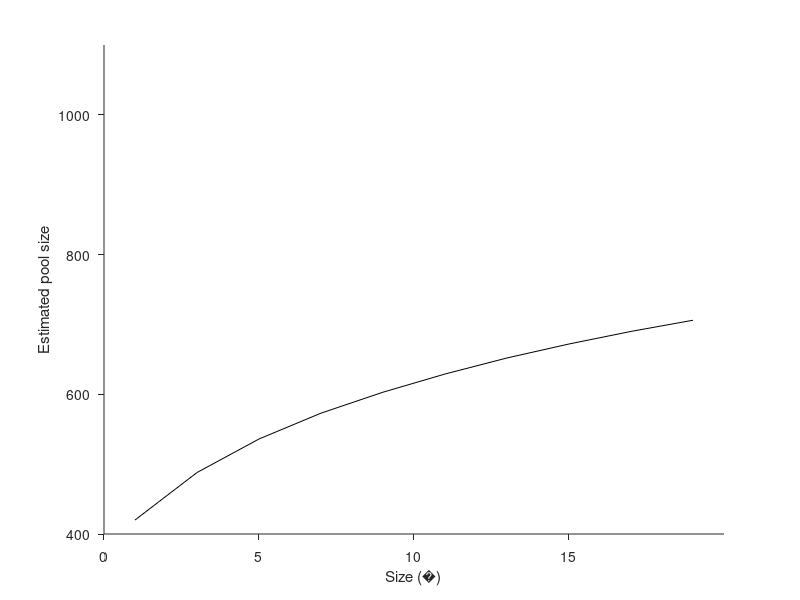

Write MATLAB code to recreate this figure. (Note: this script raises an error after producing the figure.)
%% Number of neurons as a function of stimulus size

sizes=sqrt(5)+(1:2:19); % the avg eccentricity of the stimuli is sqrt(5) deg
popSize=zeros(1,8);
errSize=zeros(1,8); % reviewer #2 asked us to calculate the error of our estimates
% fun=@(x1) (1.14*x1.^-0.76); % Albright & Desimone 87 Exp Brain Res (mm/deg)
fun=@(x1) (6*x1.^-0.9); % Erickson (mm/deg)
for i=1:length(sizes) % calculate the # of neurons for each size
%     popSize(i)=integral(fun,0.5,sizes(i))+1; % integral from 0.5 to edge, between 0 to 0.5 is roughly 1 mm (2mm/deg)
    popSize(i)=integral(fun,0.5,sizes(i))+9; % integral from 1 to edge, between 0 to 1 is roughly (9mm/deg) erickson et al. EBR
    errSize(i)=integral(fun,0.5,sizes(i)*0.16+0.51)+1; % integral of the error
end
% popSize=round(1*popSize.^2); % multiple by a constant of 10, but the constant did not affect the trend
popSize=round(20.5*popSize); % new constant
errSize=round(10*errSize); % multiple the error a constant of 10

figure % plot for the manuscript
plot(sizes-sqrt(5),popSize,'k')
set(gca,'XTick',[0 5 10 15]);
set(gca,'YTick',[400 600 800 1000]);
ylim([400 1100])
set(gca,'TickDir','out')
xlabel(['Size (' char(176) ')']); ylabel('Estimated pool size')

box off

%% Single Speed for all the trials
% nps = 12;
% npd = 24;
for trial = 1:10
Target.MotionSpeed        =   16 * ones(500,1);
Target.MotionDirection    =   0 * ones(500,1);

j = 0;
% DIRstd = nan(length([1,1.5,2,3,4]),length([0,0.09,0.18,0.27,0.36,0.45]));
% DIRm = nan(length([1,1.5,2,3,4]),length([0,0.09,0.18,0.27,0.36,0.45]));
% SPDstd = nan(length([1,1.5,2,3,4]),length([0,0.09,0.18,0.27,0.36,0.45]));
% SPDm = nan(length([1,1.5,2,3,4]),length([0,0.09,0.18,0.27,0.36,0.45]));
for rmax = [0,0.09,0.18,0.27,0.36,0.45]
    j = j + 1;
    k = 0;
for i = max(popSize)./popSize%[1,1.5,2,3,4]%log2(2:(62/5):64-62/5)
    k = k + 1;
    Target.Size = sizes(k) * ones(500,1);
    nps(k) = floor(46/(2*i));
    npd(k) = floor(90/(2*i));
    
    [mtpopulation, R, COV] = MTpopulation(Target,500,nps(k),npd(k),rmax);
    [TargetEstimate] = DecodeMTpopulation(mtpopulation, real(R));
    DIRstd(k,j,trial) = std(TargetEstimate.DIRest);
    SPDstd(k,j,trial) = std(TargetEstimate.SPDest);
%     DIRm(k,j) = median(TargetEstimate.DIRest);
%     SPDm(k,j) = median(TargetEstimate.SPDest);
    
    clear mtpopulation R COV TargetEstimate
    
end

end
end
%% Plots - Speed and Direction variance as a function of #neurons

figure;plot(nps.*npd,median(SPDstd,3),'-o','LineWidth',2);
ax = gca;
set(ax,'XTick',[200,1200,2200,3200,4200]);
xlabel('number of neurons');ylabel('speed variance')
figure;plot(nps.*npd,median(DIRstd,3),'-o','LineWidth',2);
ax = gca;
set(ax,'XTick',[200,1200,2200,3200,4200]);
xlabel('number of neurons');ylabel('direction variance')


%% Random Target Speed for any trial
% Target.MotionSpeed        =   10 * rand(500,1) + 10;
% Target.MotionDirection    =   30 * ones(500,1) + 10;
% 
% j = 0;m = 0;
% CorrSPD = nan(length([1,1.5,2,3,4]),length([0,0.09,0.18,0.27,0.36,0.45]));
% CorrDIR= nan(length([1,1.5,2,3,4]),length([0,0.09,0.18,0.27,0.36,0.45]));
% for rmax = [0,0.09,0.18,0.27,0.36,0.45]
%     j = j + 1;
%     k = 0;
% for i = [1,1.5,2,3,4]%log2(2:(62/5):64-62/5)
%     k = k + 1;
%     m = m + 1;
%     nps(k) = floor(46/i);
%     npd(k) = floor(90/i);
%     [mtpopulation, R, COV] = MTpopulation(Target,1,nps(k),npd(k),rmax);
%     [TargetEstimate] = DecodeMTpopulation(mtpopulation, real(R));
%     Cs = corrcoef(TargetEstimate.SPDest,Target.MotionSpeed);
%     Cd = corrcoef(TargetEstimate.DIRest,Target.MotionDirection);
%     CorrSPD(k,j) = Cs(1,2);
%     CorrDIR(k,j) = Cd(1,2);
%     clear mtpopulation R COV TargetEstimate
%     
% end
% 
% end

%%

% figure;plot(nps.*npd,CorrSPD(:,:),'-o','LineWidth',2);
% ax = gca;
% set(ax,'XTick',[200,1200,2200,3200,4200]);
% xlabel('number of neurons');ylabel('speed correlation');legend(num2str(0),num2str(0.09),num2str(0.18),num2str(0.27),num2str(0.36),num2str(0.45))
% figure;plot(nps.*npd,CorrDIR(:,:),'-o','LineWidth',2);
% ax = gca;
% set(ax,'XTick',[200,1200,2200,3200,4200]);
% xlabel('number of neurons');ylabel('direction correlation');legend(num2str(0),num2str(0.09),num2str(0.18),num2str(0.27),num2str(0.36),num2str(0.45))